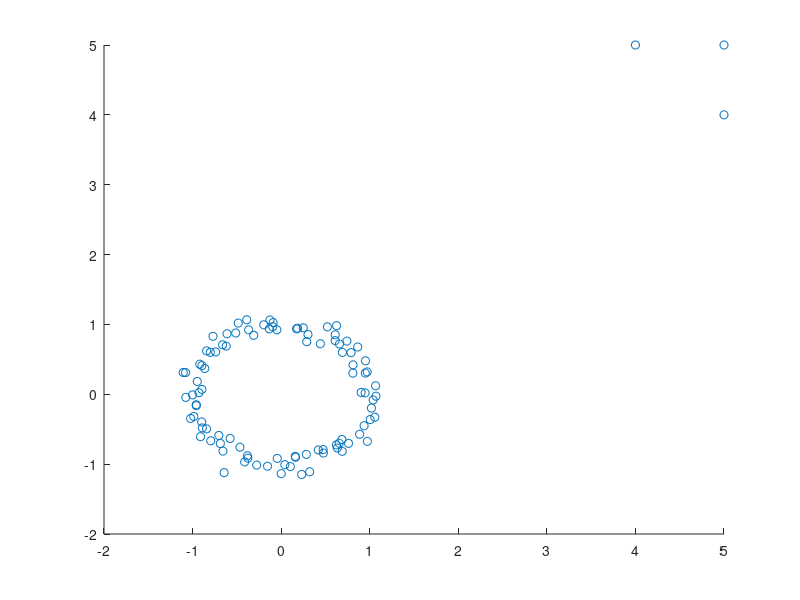

Write MATLAB code to recreate this figure. (Note: this script raises an error after producing the figure.)
%% robust least squre fit circle,just run this demo

%% Create randome points along a circle
r = 1;
numPts = 100;
theta = linspace(0,2*pi,numPts);
xdata = r*cos(theta)+0.1*randn(1,numPts);
ydata = r*sin(theta)+0.1*randn(1,numPts);

% add noise
xdata(1) = 5;xdata(2) = 4;xdata(3) = 5;
ydata(1) = 4;ydata(2) = 5;ydata(3) = 5;
h1 = scatter(xdata,ydata); % sample data

% noise least square fit circle
fun = @(x)(xdata-x(1)).^2+(ydata-x(2)).^2-x(3).^2;
x = lsqnonlin(fun,[0,0,1]);

h2 = viscircles(x(1:2),x(3),color="red");hold on; % noise least square fit
h3 = viscircles([0,0],1,color="blue");% ground truth


%% robust fit
fitFcn = @(points)robustLeastSquareCircle(points);
distFcn = @(model, points)((points(:,1)-model(1)).^2+(points(:,2)-model(2)).^2-model(3).^2).^2;
sampleSize = 3;
maxDistance = 0.5;
data = [xdata(:),ydata(:)];

[modelRansac,inlierIdx] = ransac(data,fitFcn,distFcn,sampleSize,maxDistance);
h4 = viscircles(modelRansac(1:2),modelRansac(3),color="black");

modelRobust = fitFcn(data(inlierIdx,:));
h5 = viscircles(modelRobust(1:2),modelRobust(3),color="green");% robust fit'

legend([h1,h2,h3,h4,h5],{'point samples','least square fit','ground truth','Ransac samples fit','robust fit'},Location="northwest")
grid on;axis equal


